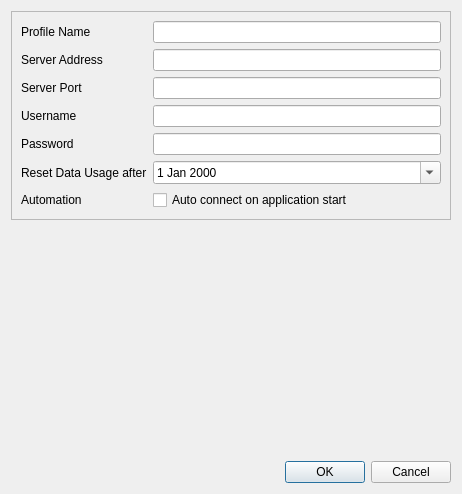
<?xml version="1.0" encoding="UTF-8"?>
<ui version="4.0">
 <class>HttpEditDialog</class>
 <widget class="QDialog" name="HttpEditDialog">
  <property name="geometry">
   <rect>
    <x>0</x>
    <y>0</y>
    <width>462</width>
    <height>494</height>
   </rect>
  </property>
  <property name="windowTitle">
   <string>Profile Editor</string>
  </property>
  <layout class="QVBoxLayout" name="verticalLayout">
   <item>
    <widget class="QFrame" name="editFrame">
     <property name="frameShape">
      <enum>QFrame::StyledPanel</enum>
     </property>
     <property name="frameShadow">
      <enum>QFrame::Raised</enum>
     </property>
     <layout class="QFormLayout" name="formLayout">
      <property name="sizeConstraint">
       <enum>QLayout::SetMaximumSize</enum>
      </property>
      <property name="fieldGrowthPolicy">
       <enum>QFormLayout::ExpandingFieldsGrow</enum>
      </property>
      <property name="rowWrapPolicy">
       <enum>QFormLayout::WrapLongRows</enum>
      </property>
      <property name="labelAlignment">
       <set>Qt::AlignLeading|Qt::AlignLeft|Qt::AlignVCenter</set>
      </property>
      <item row="1" column="0">
       <widget class="QLabel" name="nameLabel">
        <property name="text">
         <string>Profile Name</string>
        </property>
       </widget>
      </item>
      <item row="1" column="1">
       <widget class="QLineEdit" name="nameEdit"/>
      </item>
      <item row="2" column="0">
       <widget class="QLabel" name="serverAddrLabel">
        <property name="text">
         <string>Server Address</string>
        </property>
       </widget>
      </item>
      <item row="2" column="1">
       <widget class="QLineEdit" name="serverAddrEdit"/>
      </item>
      <item row="3" column="0">
       <widget class="QLabel" name="serverPortLabel">
        <property name="text">
         <string>Server Port</string>
        </property>
       </widget>
      </item>
      <item row="3" column="1">
       <widget class="QLineEdit" name="serverPortEdit">
        <property name="inputMethodHints">
         <set>Qt::ImhDigitsOnly|Qt::ImhPreferNumbers</set>
        </property>
       </widget>
      </item>
      <item row="4" column="0">
       <widget class="QLabel" name="label_3">
        <property name="text">
         <string>Username</string>
        </property>
       </widget>
      </item>
      <item row="5" column="0">
       <widget class="QLabel" name="pwdLabel">
        <property name="text">
         <string>Password</string>
        </property>
       </widget>
      </item>
      <item row="5" column="1">
       <widget class="QLineEdit" name="pwdEdit">
        <property name="inputMethodHints">
         <set>Qt::ImhNoAutoUppercase|Qt::ImhNoPredictiveText|Qt::ImhSensitiveData</set>
        </property>
        <property name="echoMode">
         <enum>QLineEdit::PasswordEchoOnEdit</enum>
        </property>
       </widget>
      </item>
      <item row="6" column="0">
       <widget class="QLabel" name="resetDateLabel">
        <property name="text">
         <string>Reset Data Usage after</string>
        </property>
       </widget>
      </item>
      <item row="6" column="1">
       <widget class="QDateEdit" name="resetDateEdit">
        <property name="sizePolicy">
         <sizepolicy hsizetype="Expanding" vsizetype="Fixed">
          <horstretch>0</horstretch>
          <verstretch>0</verstretch>
         </sizepolicy>
        </property>
        <property name="calendarPopup">
         <bool>true</bool>
        </property>
       </widget>
      </item>
      <item row="7" column="0">
       <widget class="QLabel" name="autoStartLabel">
        <property name="text">
         <string>Automation</string>
        </property>
       </widget>
      </item>
      <item row="7" column="1">
       <widget class="QCheckBox" name="autoStartCheckBox">
        <property name="sizePolicy">
         <sizepolicy hsizetype="Expanding" vsizetype="Fixed">
          <horstretch>0</horstretch>
          <verstretch>0</verstretch>
         </sizepolicy>
        </property>
        <property name="text">
         <string>Auto connect on application start</string>
        </property>
       </widget>
      </item>
      <item row="4" column="1">
       <widget class="QLineEdit" name="usernameEdit"/>
      </item>
     </layout>
    </widget>
   </item>
   <item>
    <spacer name="verticalSpacer">
     <property name="orientation">
      <enum>Qt::Vertical</enum>
     </property>
     <property name="sizeHint" stdset="0">
      <size>
       <width>20</width>
       <height>0</height>
      </size>
     </property>
    </spacer>
   </item>
   <item>
    <widget class="QDialogButtonBox" name="buttonBox">
     <property name="orientation">
      <enum>Qt::Horizontal</enum>
     </property>
     <property name="standardButtons">
      <set>QDialogButtonBox::Cancel|QDialogButtonBox::Ok</set>
     </property>
    </widget>
   </item>
  </layout>
 </widget>
 <tabstops>
  <tabstop>nameEdit</tabstop>
  <tabstop>serverAddrEdit</tabstop>
  <tabstop>serverPortEdit</tabstop>
  <tabstop>pwdEdit</tabstop>
  <tabstop>resetDateEdit</tabstop>
  <tabstop>autoStartCheckBox</tabstop>
 </tabstops>
 <resources/>
 <connections>
  <connection>
   <sender>buttonBox</sender>
   <signal>rejected()</signal>
   <receiver>HttpEditDialog</receiver>
   <slot>reject()</slot>
   <hints>
    <hint type="sourcelabel">
     <x>230</x>
     <y>473</y>
    </hint>
    <hint type="destinationlabel">
     <x>230</x>
     <y>246</y>
    </hint>
   </hints>
  </connection>
 </connections>
</ui>
